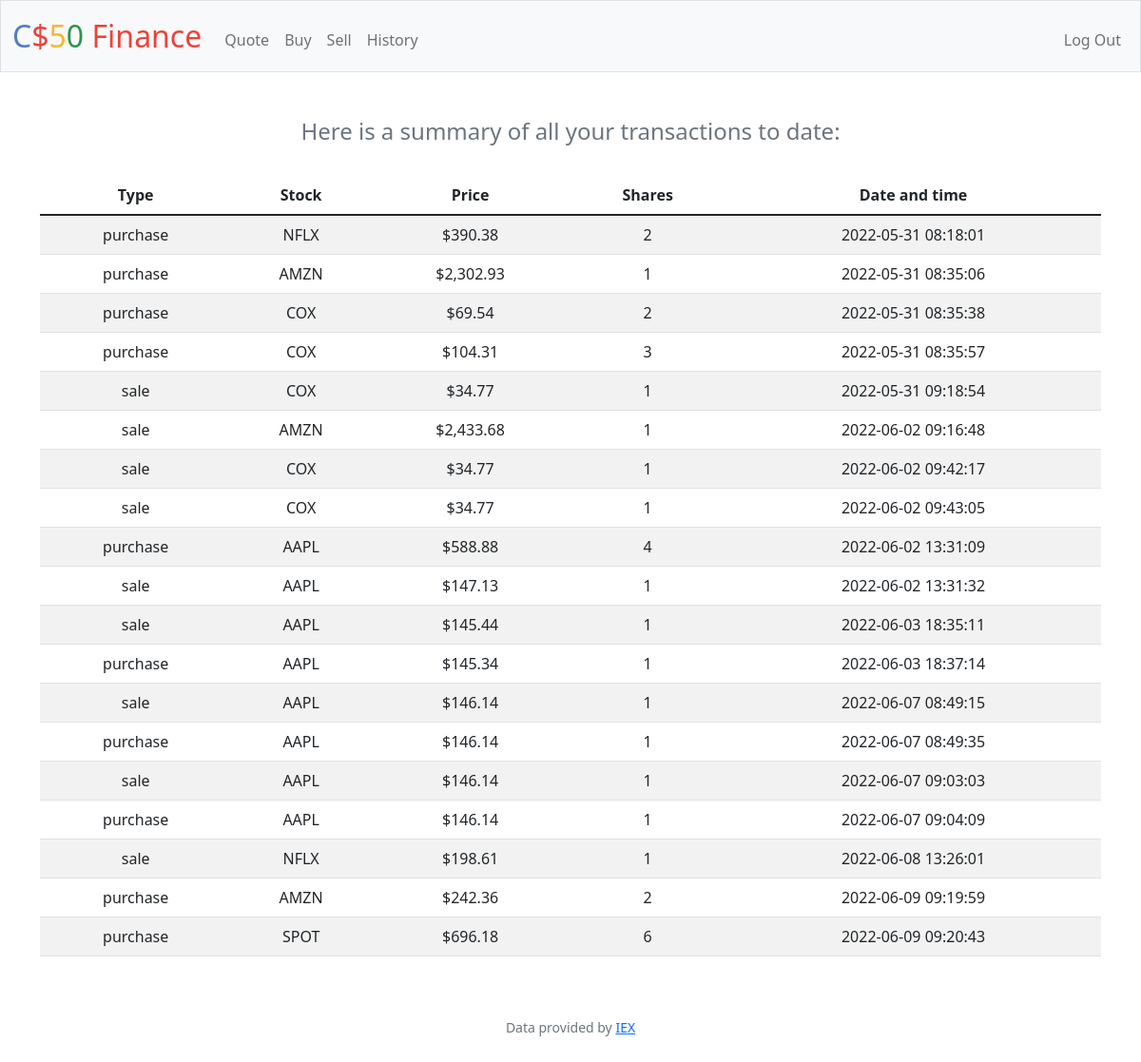
Page /history (signed in) on the earlier database version.
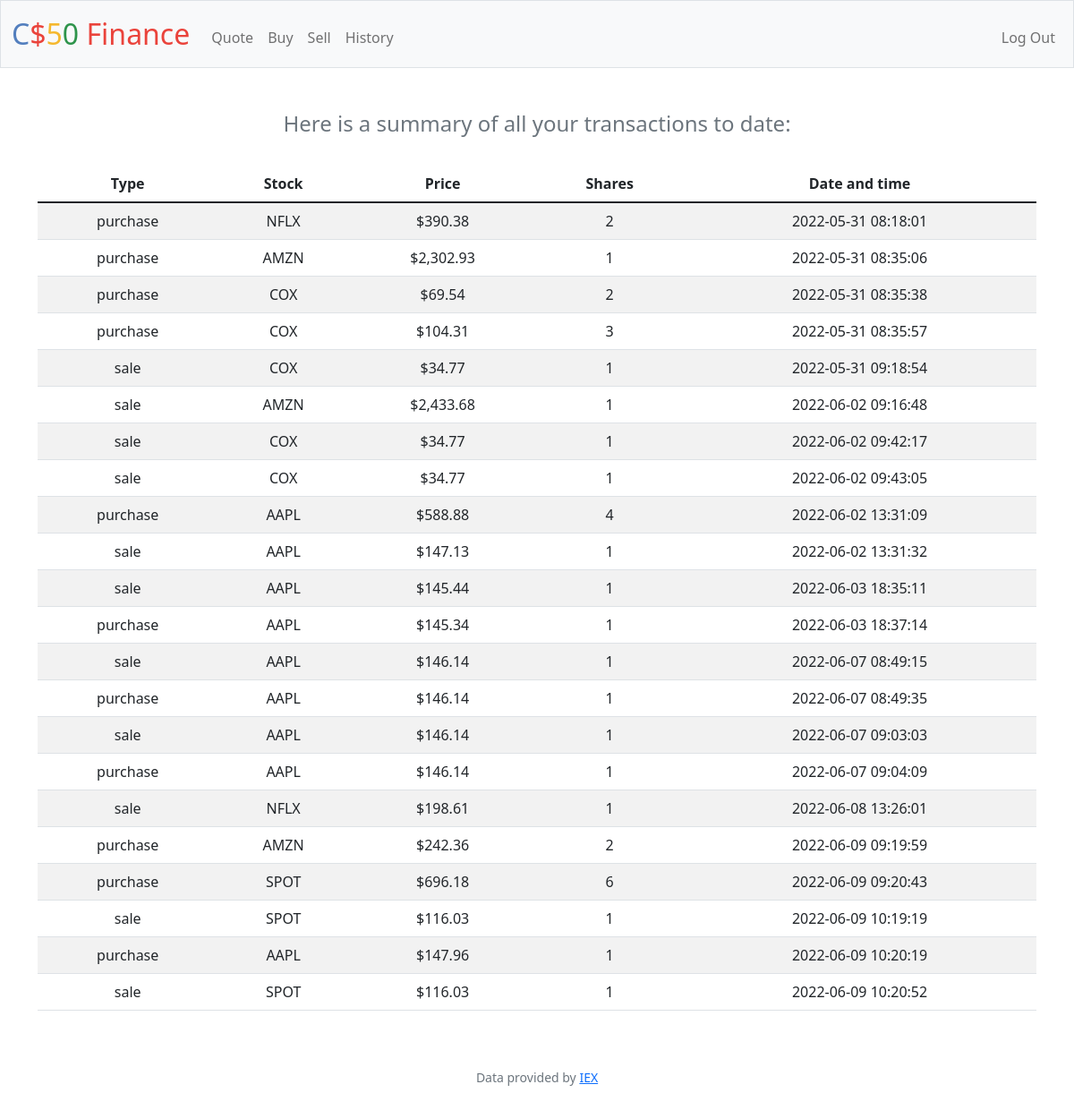
Same page on the later database version.
### tables this page shows
CREATE TABLE transactions (transaction_id INTEGER PRIMARY KEY AUTOINCREMENT NOT NULL, type TEXT NOT NULL, stock TEXT NOT NULL, price FLOAT NOT NULL, shares INTEGER NOT NULL, time DATETIME, user_id);

### app.py (the view)
@app.route("/history")
@login_required
def history():
    transactions = db.execute("SELECT type, stock, price, shares, time FROM transactions WHERE user_id = ?", session["user_id"])
    return render_template("history.html", transactions=transactions)

### app.py (called while the page is built)
@app.after_request
def after_request(response):
    response.headers["Cache-Control"] = "no-cache, no-store, must-revalidate"
    response.headers["Expires"] = 0
    response.headers["Pragma"] = "no-cache"
    return response

### helpers.py (called while the page is built)
def login_required(f):
    @wraps(f)
    def decorated_function(*args, **kwargs):
        if session.get("user_id") is None:
            return redirect("/login")
        return f(*args, **kwargs)
    return decorated_function

def usd(value):
    return f"${value:,.2f}"

### templates/history.html (shortened to what this page needs)
{% extends "layout.html" %}
{% block main %}
    <h4 class="text-secondary">Here is a summary of all your transactions to date:</h4>
    <br>
        <table class="table table-striped text-center">
            <thead>
                <tr>
                    <th>Type</th>
                    <th>Stock</th>
                    <th>Price</th>
                    <th>Shares</th>
                    <th>Date and time</th>
                </tr>
            </thead>
            <tbody>
                {% for item in transactions %}
                    <tr>
                        <td>{{ item["type"] }}</td>
                        <td>{{ item["stock"] }}</td>
                        <td>{{ item["price"] | usd }}</td>
                        <td>{{ item["shares"] }}</td>
                        <td>{{ item["time"] }}</td>
                    </tr>
                {% endfor %}
            </tbody>
        </table>
{% endblock %}

### templates/layout.html (shortened to what this page needs)
<!DOCTYPE html>
<html lang="en">
    <head>
        <link href="https://cdn.jsdelivr.net/npm/bootstrap@5.1.3/dist/css/bootstrap.min.css" rel="stylesheet">
        <link href="/static/styles.css" rel="stylesheet">
    </head>
    <body>
        <nav class="bg-light border navbar navbar-expand-md navbar-light">
            <div class="container-fluid">
                <a class="navbar-brand" href="/"><span class="blue">C</span><span class="red">$</span><span class="yellow">5</span><span class="green">0</span> <span class="red">Finance</span></a>
                <div class="collapse navbar-collapse" id="navbar">
                    {% if session["user_id"] %}
                        <ul class="navbar-nav me-auto mt-2">
                            <li class="nav-item"><a class="nav-link" href="/quote">Quote</a></li>
                            <li class="nav-item"><a class="nav-link" href="/buy">Buy</a></li>
                            <li class="nav-item"><a class="nav-link" href="/sell">Sell</a></li>
                            <li class="nav-item"><a class="nav-link" href="/history">History</a></li>
                        </ul>
                        <ul class="navbar-nav ms-auto mt-2">
                            <li class="nav-item"><a class="nav-link" href="/logout">Log Out</a></li>
                        </ul>
                    {% else %}
                        <ul class="navbar-nav ms-auto mt-2">
                            <li class="nav-item"><a class="nav-link" href="/register">Register</a></li>
                            <li class="nav-item"><a class="nav-link" href="/login">Log In</a></li>
                        </ul>
                    {% endif %}
                </div>
            </div>
        </nav>
        <main class="container py-5 text-center">
            {% block main %}
            {% endblock %}
        </main>
        <footer class="mb-5 small text-center text-muted">
            Data provided by <a href="https://iexcloud.io/">IEX</a>
        </footer>
    </body>
</html>

### static/styles.css (style rules this page uses)
nav .navbar-brand { font-size: xx-large; }
nav .navbar-brand .blue { color: #537fbe; }
nav .navbar-brand .red { color: #ea433b; }
nav .navbar-brand .yellow { color: #f5b82e; }
nav .navbar-brand .green { color: #2e944b; }

Differences in the rows shown:
added transactions: type "sale", stock "SPOT", price "$116.03", shares "1", time "2022-06-09 10:19:19"
added transactions: type "purchase", stock "AAPL", price "$147.96", shares "1", time "2022-06-09 10:20:19"
added transactions: type "sale", stock "SPOT", price "$116.03", shares "1", time "2022-06-09 10:20:52"
